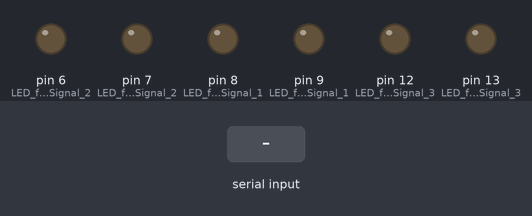
Bench run of a sketch on a simulated Arduino Uno, built with avr-gcc and run on an emulated ATmega328P. Parts: output pins drawn as LEDs (lit = HIGH). The inputs (shaded band) are chosen by the test bench.

Above: at 1.2 s.
1.3 s: "B" received over Serial
At 2.5 s:
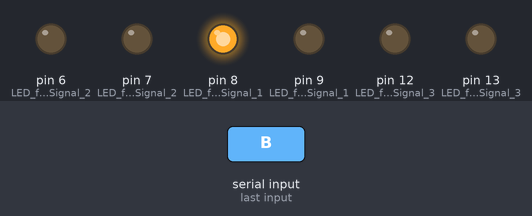
2.8 s: "S" received over Serial
At 3.8 s:
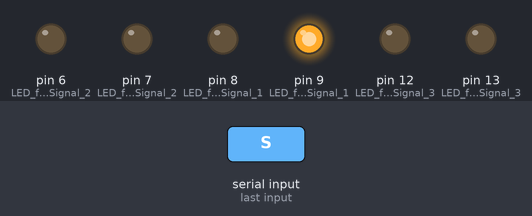
4.3 s: "H" received over Serial
At 4.9 s:
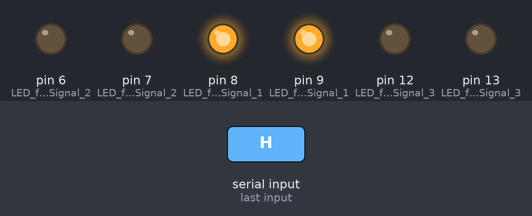
5.8 s: "b" received over Serial
At 6.1 s:
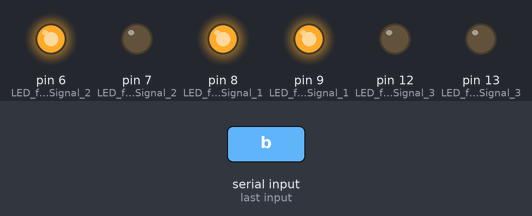
7.3 s: "s" received over Serial
At 8.4 s:
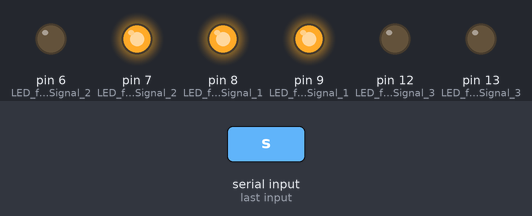
8.8 s: "h" received over Serial
At 9.6 s:
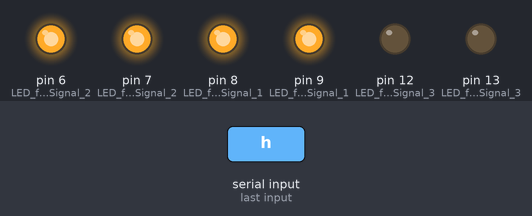
Timing chart, 0 to 11.3 s (numbered marks = the images above; inputs shaded):
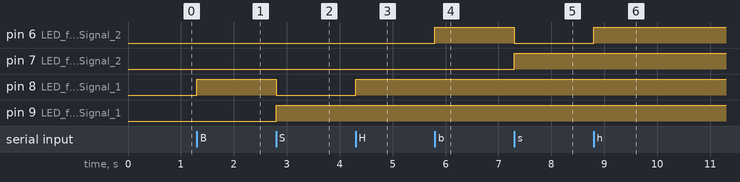

Measured:
- after the input at 1.3 s, pin 8 (LED_for_Buy_Signal_1): LOW → HIGH at once
- after the input at 2.8 s, pin 8 (LED_for_Buy_Signal_1): HIGH → LOW at once; pin 9 (LED_for_Sell_Signal_1): LOW → HIGH at once
- after the input at 4.3 s, pin 8 (LED_for_Buy_Signal_1): LOW → HIGH at once
- after the input at 5.8 s, pin 6 (LED_for_Buy_Signal_2): LOW → HIGH at once
- after the input at 7.3 s, pin 6 (LED_for_Buy_Signal_2): HIGH → LOW at once; pin 7 (LED_for_Sell_Signal_2): LOW → HIGH at once
- after the input at 8.8 s, pin 6 (LED_for_Buy_Signal_2): LOW → HIGH at once

The sketch:

cryptoBeacon.ino
```cpp
void setup() {
  pinMode(8, OUTPUT);  // LED for Buy Signal 1
  pinMode(9, OUTPUT);  // LED for Sell Signal 1
  pinMode(6, OUTPUT); //LED for Buy Signal 2
  pinMode(7, OUTPUT); //LED for Sell Signal 2
  pinMode(13, OUTPUT); //LED for Buy Signal 3
  pinMode(12, OUTPUT); //LED for Sell Signal 3
  Serial.begin(9600);
}

void loop() {
  if (Serial.available() > 0) {
    char signal = Serial.read();
    //signal 1
    if (signal == 'B') {
      digitalWrite(8, HIGH);
      digitalWrite(9, LOW);
    } else if (signal == 'S') {
      digitalWrite(8, LOW);
      digitalWrite(9, HIGH);
    } else if (signal == 'H'){
      digitalWrite(8, HIGH);
      digitalWrite(9, HIGH);
    }
    //signal 2
    else if (signal == 'b'){
      digitalWrite(6, HIGH);
      digitalWrite(7, LOW);
    } else if (signal == 's') {
      digitalWrite(6, LOW);
      digitalWrite(7, HIGH);
    } else if (signal == 'h'){
      digitalWrite(6, HIGH);
      digitalWrite(7, HIGH);
    }
    //signal 3
    else if (signal == 'R'){
      digitalWrite(13, HIGH);
      digitalWrite(12, LOW);
    } else if (signal == 'G') {
      digitalWrite(13, LOW);
      digitalWrite(12, HIGH);
    } else if (signal == 'N'){
      digitalWrite(13, HIGH);
      digitalWrite(12, HIGH);
    }
  }
  /*test
  digitalWrite(6, HIGH);
  digitalWrite(7, HIGH);
  digitalWrite(8, HIGH);
  digitalWrite(9, HIGH);
  digitalWrite(12, HIGH);
  digitalWrite(13, HIGH);*/
}
```
